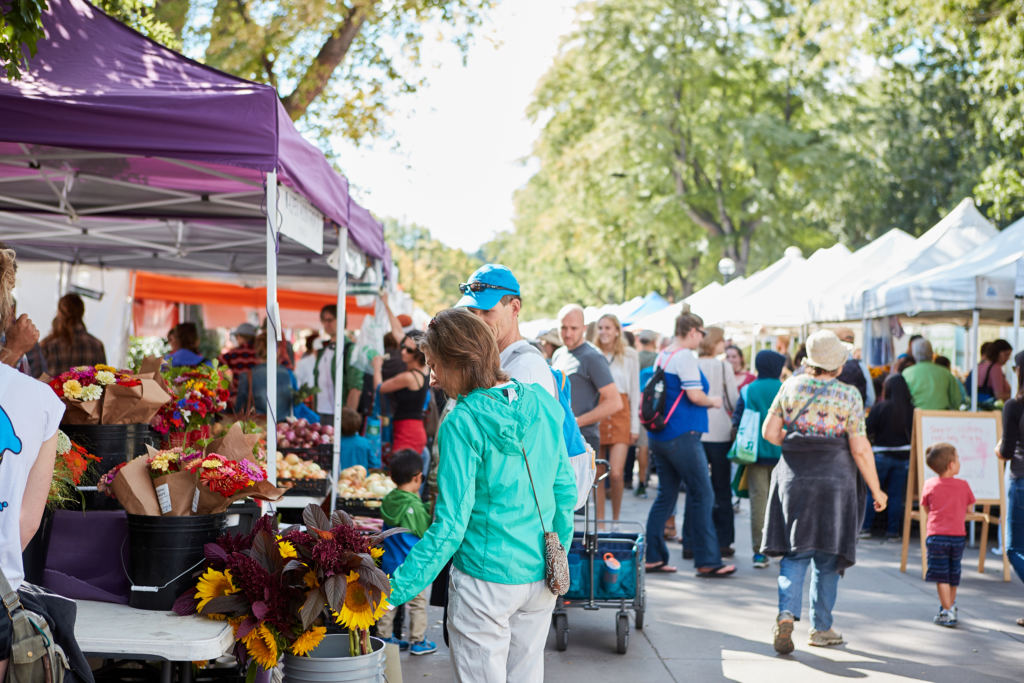
#> input picture market_image.jpg, 1024 x 683 px
$ jupyter execute play_with_opencv.ipynb   (older library calls are emulated)
#> lines starting #> are read from the running program, lines starting #| are printed output that depends on the picture
[cell 1]
import cv2
import pandas as pd
import numpy as np

[cell 2]
img = np.zeros((3,3))

print(img)

img_float32 = np.float32(img)

# image is in grey color as only one
# dimension is there

[cell 3]
# converting image to BGR format
img = cv2.cvtColor(img_float32,cv2.COLOR_GRAY2BGR)

print(img)

[cell 4]
# we can also represent with HSV(hue ,saturation,) color space
#  where hue has a range of (0-180) and different number of
# channels

img.shape
# returns number of row columns and channels of

[cell 5]
# converting image format

image = cv2.imread('market_image.jpg')
#> image is the input picture: shape (683, 1024, 3); mean B, G, R 133.2, 140.4, 139.4
cv2.imwrite('market_image.png',image)
#> Out = True

# info- by default imread() returns image in BGR format even if file
# is in greycolor . BGR format represents same color space as RGB
# byte value order is reversed.

[cell 6]
# [7 lines of commented-out code are left out]

gray_image = cv2.imread('market_image.png',cv2.IMREAD_GRAYSCALE)
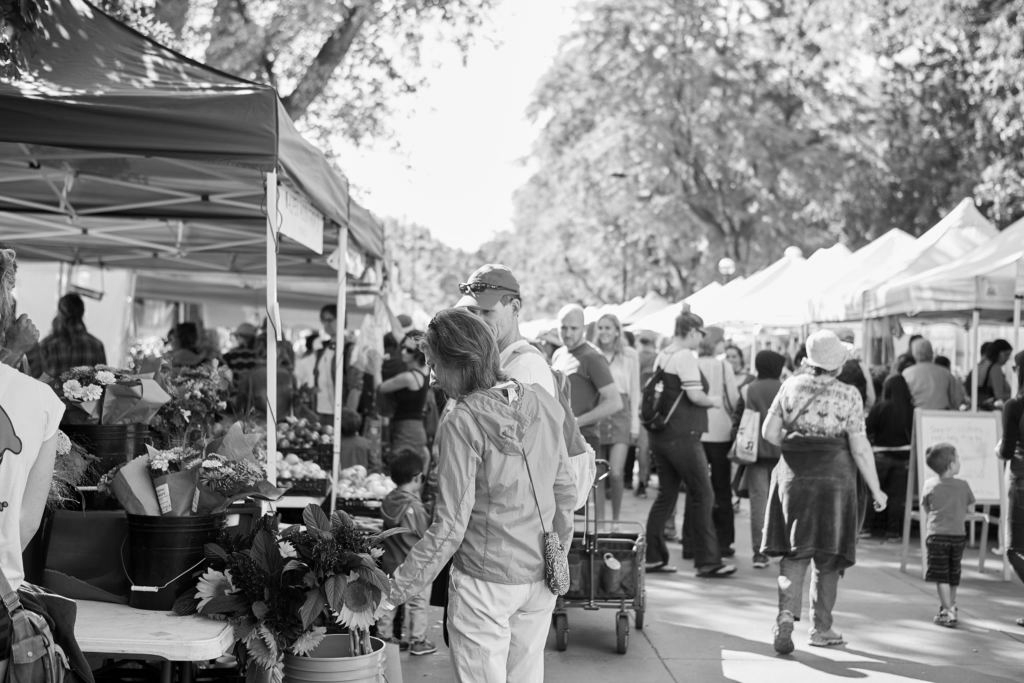
#> gray_image: shape (683, 1024); min 0, max 255, mean 138.8
cv2.imwrite('market_image_grey.png',gray_image)
#> Out = True
